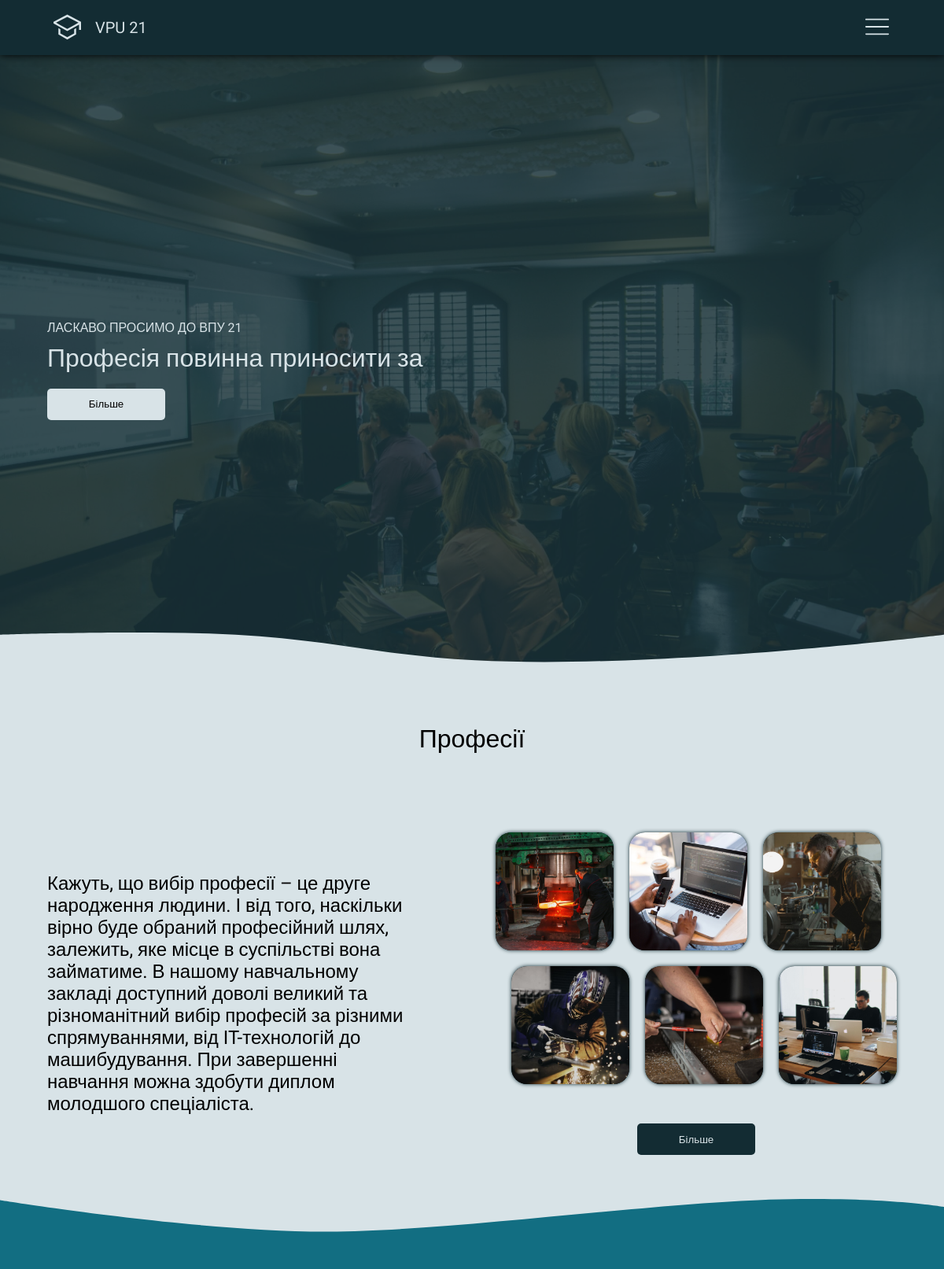
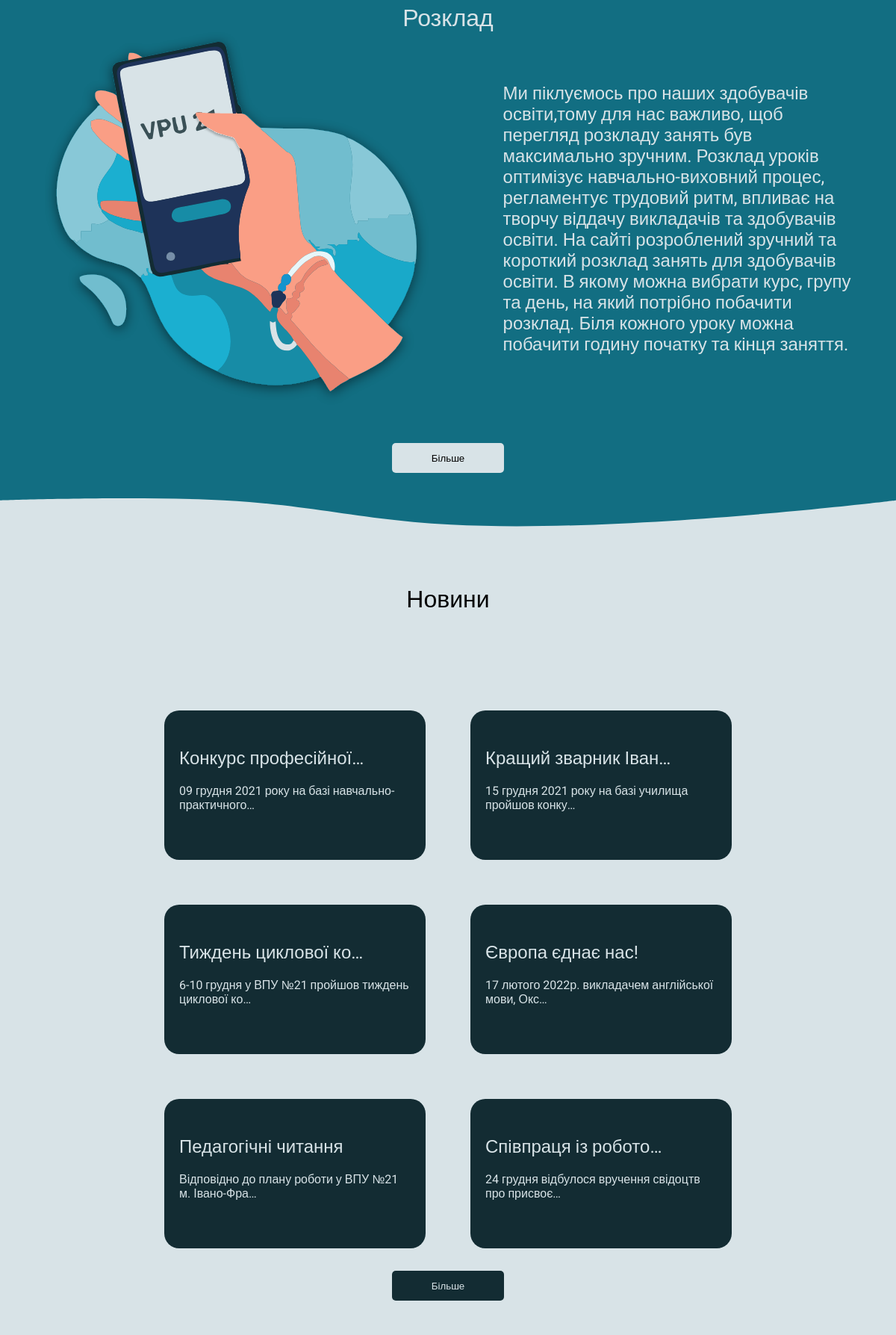
The page / (upper part) on the database its author committed (2 pictures, top to bottom).
### news/models.py (models this page shows, shortened)
class Article(models.Model):
    title = models.CharField(max_length=250)
    text = models.TextField()
    img = models.TextField(max_length=1000, default='')

### home/views.py (the view)
# urls.py: path('', views.index, name="home"),
def index(request):
    article = Article.objects.all()
    count = 0
    arr_article = []
    for el in article:
        if(count < 6):
            arr_article.append(el)
            count = count + 1
    data = {"article": arr_article}
    return render(request, "home/index.html",data)

### home/templates/home/index.html (shortened to what this page needs)
{% include 'home/header.html' %}
{% load static %}
<main>
    <div class="bg">
        <img class="bg_img" src="{% static 'home/img/home/home_bg.jpg' %}" alt="">
        <div class="bg_color"></div>
    </div>
    <div class="container">
        <div class="text">
            <p>ЛАСКАВО ПРОСИМО ДО ВПУ 21</p>
            <h1 class="typing_text"></h1>
            <form class="my_button" action="{% url 'about' %}">
                <button>Більше</button>
            </form>
        </div>
    </div>
    <img class="wave" src="{% static 'home/img/home/while_wave.svg'  %}" alt="">
</main>
<div class="profession_home">
    <div class="title" data-aos="fade-up">
        <h1>Професії</h1>
    </div>
    <div class="container container-profession_home">
        <div class="text" data-aos="fade-up">
            <h2>Кажуть, що вибір професії – це друге народження людини. І від того, наскільки вірно буде обраний
                професійний шлях, залежить, яке місце в суспільстві вона займатиме. В нашому навчальному закладі
                доступний доволі великий та різноманітний вибір професій за різними спрямуваннями, від IT-технологій до
                машибудування. При завершенні навчання можна здобути диплом молодшого спеціаліста.</h2>
        </div>
        <div class="profession_box " data-aos="fade-up">
            <div>
                <div class="row zero">
                    <div class="box zero" data-aos-duration="1000"><a href="{% url 'profession' %}"><img
                                src="{% static 'home/img/professions/blacksmith.jpg'%}" alt=""></a></div>
                    <div class="box" data-aos-duration="1000"><a href="{% url 'profession' %}"><img
                                src="{% static 'home/img/professions/developer.jpg'%}" alt=""></a></div>
                    <div class="box" data-aos-duration="1000"><a href="{% url 'profession' %}"><img
                                src="{% static 'home/img/professions/turner.jpg'%}" alt=""></a></div>
                </div>
                <div class="row">
                    <div class="box zero" data-aos-duration="1000"><a href="{% url 'profession' %}"><img
                                src="{% static 'home/img/professions/welder.jpg'%}" alt=""></a></div>
                    <div class="box" data-aos-duration="1000"><a href="{% url 'profession' %}"><img
                                src="{% static 'home/img/professions/locksmith.jpg'%}" alt=""></a></div>
                    <div class="box" data-aos-duration="1000"><a href="{% url 'profession' %}"><img
                                src="{% static 'home/img/professions/developer2.jpg'%}" alt=""></a></div>
                </div>
            </div>
            <form class="my_button" action="{% url 'profession' %}">
                <button>Більше</button>
            </form>
        </div>
    </div>
    <img class="wave" src="{% static 'home/img/home/turquoise_wave.svg'  %}" alt="">
</div>
<div class="schedule_home">
    <div class="title" data-aos="fade-up">
        <h1>Розклад</h1>
    </div>
    <div class="container">
        <img class="schedule_vector" src="{% static 'home/img/home/schedule_vector.svg'%}" alt="" data-aos="fade-up">
        <div class="text" data-aos="fade-up">
            <h2>Ми піклуємось про наших здобувачів освіти,тому для нас важливо, щоб перегляд розкладу занять був максимально зручним. Розклад уроків оптимізує навчально-виховний процес, регламентує трудовий ритм, впливає на творчу віддачу викладачів та здобувачів освіти. На сайті розроблений зручний та короткий розклад занять для здобувачів освіти. В якому можна вибрати курс, групу та день, на який потрібно побачити розклад. Біля кожного уроку можна побачити годину початку та кінця заняття.
            </h2>
        </div>
    </div>
    <form class="my_button" action="{% url 'select_schedule' %}">
        <button>Більше</button>
    </form>
    <img class="wave" src="{% static 'home/img/home/while_wave.svg'  %}" alt="">
</div>
<div class="news_home">
    <div class="title" data-aos="fade-up">
        <h1>Новини</h1>
    </div>
    <div class="container">
        {% if article %}
        {% for el in article %}
        <a title="{{el.title}}" href="{% url 'news' %}/{{el.id}}" class="news_box" data-aos="fade-up">
            <h2>{{el.title|truncatechars:20}}</h2>
            <p>{{el.text|truncatechars:50}}</p>
        </a>
        {% endfor %}
        {% endif %}
    </div>
    <form class="my_button" action="{% url 'news' %}" data-aos="fade-up">
        <button>Більше</button>
    </form>
</div>
{% include 'home/footer.html' %}

### home/templates/home/header.html (shortened to what this page needs)
<!DOCTYPE html>
{% load static %}
<html lang="en">
<head>
    <link rel="stylesheet" href="{% static 'home/css/style.css' %}">
    <link href="https://unpkg.com/aos@2.3.1/dist/aos.css" rel="stylesheet">
</head>
<body>
    <header>
        <a href="{% url 'home' %}" class="logo">
            <p>VPU 21</p>
        </a>
        <button class="header_nav_btn">
        </button>
    </header>

### home/templates/home/footer.html (shortened to what this page needs)
{% load static %}
</body>
</html>

### rows shown on the page
Article: title "Конкурс професійної…", text "09 грудня 2021 року на базі навчально-практичного…"
Article: title "Кращий зварник Іван…", text "15 грудня 2021 року на базі училища пройшов конку…"
Article: title "Тиждень циклової ко…", text "6-10 грудня у ВПУ №21 пройшов тиждень циклової ко…"
Article: title "Європа єднає нас!", text "17 лютого 2022р. викладачем англійської мови, Окс…"
Article: title "Педагогічні читання", text "Відповідно до плану роботи у ВПУ №21 м. Івано-Фра…"
Article: title "Співпраця із робото…", text "24 грудня відбулося вручення свідоцтв про присвоє…"
